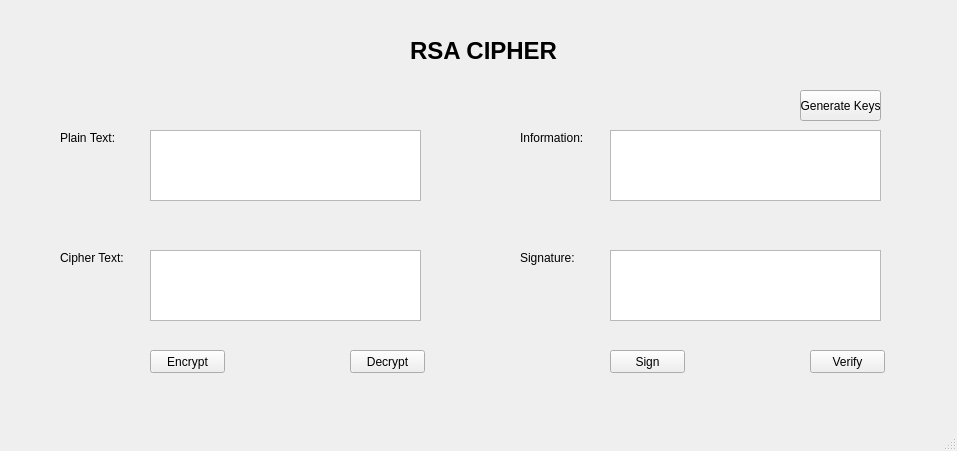
<?xml version="1.0" encoding="UTF-8"?>
<ui version="4.0">
 <class>MainWindow</class>
 <widget class="QMainWindow" name="MainWindow">
  <property name="geometry">
   <rect>
    <x>0</x>
    <y>0</y>
    <width>957</width>
    <height>451</height>
   </rect>
  </property>
  <property name="windowTitle">
   <string>MainWindow</string>
  </property>
  <widget class="QWidget" name="centralwidget">
   <widget class="QLabel" name="label">
    <property name="geometry">
     <rect>
      <x>410</x>
      <y>20</y>
      <width>151</width>
      <height>61</height>
     </rect>
    </property>
    <property name="font">
     <font>
      <pointsize>18</pointsize>
      <weight>75</weight>
      <bold>true</bold>
     </font>
    </property>
    <property name="text">
     <string>RSA CIPHER</string>
    </property>
   </widget>
   <widget class="QLabel" name="label_2">
    <property name="geometry">
     <rect>
      <x>60</x>
      <y>130</y>
      <width>61</width>
      <height>16</height>
     </rect>
    </property>
    <property name="text">
     <string>Plain Text:</string>
    </property>
   </widget>
   <widget class="QLabel" name="label_3">
    <property name="geometry">
     <rect>
      <x>60</x>
      <y>250</y>
      <width>71</width>
      <height>16</height>
     </rect>
    </property>
    <property name="text">
     <string>Cipher Text:</string>
    </property>
   </widget>
   <widget class="QLabel" name="label_4">
    <property name="geometry">
     <rect>
      <x>520</x>
      <y>130</y>
      <width>71</width>
      <height>16</height>
     </rect>
    </property>
    <property name="text">
     <string>Information:</string>
    </property>
   </widget>
   <widget class="QLabel" name="label_5">
    <property name="geometry">
     <rect>
      <x>520</x>
      <y>250</y>
      <width>61</width>
      <height>16</height>
     </rect>
    </property>
    <property name="text">
     <string>Signature:</string>
    </property>
   </widget>
   <widget class="QPlainTextEdit" name="txtPlainText">
    <property name="geometry">
     <rect>
      <x>150</x>
      <y>130</y>
      <width>271</width>
      <height>71</height>
     </rect>
    </property>
   </widget>
   <widget class="QPlainTextEdit" name="txtCipherText">
    <property name="geometry">
     <rect>
      <x>150</x>
      <y>250</y>
      <width>271</width>
      <height>71</height>
     </rect>
    </property>
   </widget>
   <widget class="QPlainTextEdit" name="txtSignature">
    <property name="geometry">
     <rect>
      <x>610</x>
      <y>250</y>
      <width>271</width>
      <height>71</height>
     </rect>
    </property>
   </widget>
   <widget class="QPlainTextEdit" name="txtInformation">
    <property name="geometry">
     <rect>
      <x>610</x>
      <y>130</y>
      <width>271</width>
      <height>71</height>
     </rect>
    </property>
   </widget>
   <widget class="QPushButton" name="btnEncrypt">
    <property name="geometry">
     <rect>
      <x>150</x>
      <y>350</y>
      <width>75</width>
      <height>23</height>
     </rect>
    </property>
    <property name="text">
     <string>Encrypt</string>
    </property>
   </widget>
   <widget class="QPushButton" name="btnDecrypt">
    <property name="geometry">
     <rect>
      <x>350</x>
      <y>350</y>
      <width>75</width>
      <height>23</height>
     </rect>
    </property>
    <property name="text">
     <string>Decrypt</string>
    </property>
   </widget>
   <widget class="QPushButton" name="btnGenerateKeys">
    <property name="geometry">
     <rect>
      <x>800</x>
      <y>90</y>
      <width>81</width>
      <height>31</height>
     </rect>
    </property>
    <property name="text">
     <string>Generate Keys</string>
    </property>
   </widget>
   <widget class="QPushButton" name="btnSign">
    <property name="geometry">
     <rect>
      <x>610</x>
      <y>350</y>
      <width>75</width>
      <height>23</height>
     </rect>
    </property>
    <property name="text">
     <string>Sign</string>
    </property>
   </widget>
   <widget class="QPushButton" name="btnVerify">
    <property name="geometry">
     <rect>
      <x>810</x>
      <y>350</y>
      <width>75</width>
      <height>23</height>
     </rect>
    </property>
    <property name="text">
     <string>Verify</string>
    </property>
   </widget>
  </widget>
  <widget class="QMenuBar" name="menubar">
   <property name="geometry">
    <rect>
     <x>0</x>
     <y>0</y>
     <width>957</width>
     <height>21</height>
    </rect>
   </property>
  </widget>
  <widget class="QStatusBar" name="statusbar"/>
 </widget>
 <resources/>
 <connections/>
</ui>
